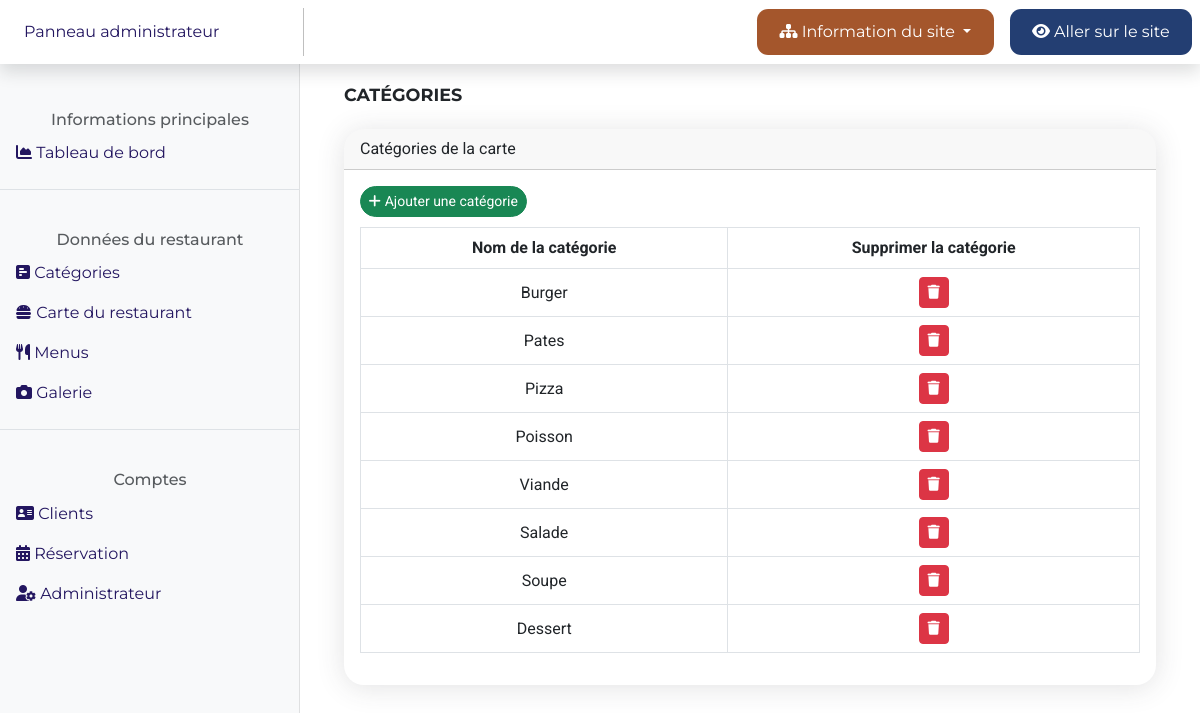
/admin/Categories.php, run on the app's committed database.
### tables this page shows
CREATE TABLE category
(
  category_id INT(3) NOT NULL AUTO_INCREMENT PRIMARY KEY,
  category_name VARCHAR(100) NOT NULL
);

### admin/Categories.php (called while the page is built, shortened)
<?php
include('../Database/connexion.php');
include('./Conf/Template/head-html.php');
include('./Conf/Template/navbar.php');
include('./Page/Categories-content.php');
include('./Conf/Template/end-html.php');

### admin/Page/Categories-content.php (the view, shortened to what this page needs)
<?php
try {
  $statementcat = $pdo->prepare("SELECT * FROM category");
  $statementcat->execute();
  $categories = $statementcat->fetchAll();
} catch (Exception $e) {
  file_put_contents('dblogs.log', $e->getMessage() . "\n", FILE_APPEND);
  echo 'Une erreur est survenue';
}
?>
<div style="padding:20px">
  <h1 style="text-transform: uppercase;
  font-family: Montserrat, sans-serif;
  margin-bottom: 1.5rem;
  font-size: 1.1rem;
  font-weight: bold;">
    Catégories
  </h1>
  <div class="card">
    <div class="card-header" style="border-top-left-radius: 20px; border-top-right-radius: 20px;">
      Catégories de la carte
    </div>
    <div class="card-body">
      <button class="btn btn-success btn-sm" style="margin-bottom: 10px; border-radius: 30px;" type="button" data-bs-toggle="modal" data-bs-target="#add_new_category">
        <i class="fa fa-plus"></i>
        Ajouter une catégorie
      </button>
      <div class="table-responsive">
        <table class="table table-bordered align-middle text-center">
          <thead>
            <tr>
              <th scope="col">Nom de la catégorie</th>
              <th scope="col">Supprimer la catégorie</th>
            </tr>
          </thead>
          <tbody>
            <?php
            foreach ($categories as $category) {
              echo "<tr>";
              echo "<td>";
              echo $category['category_name'];
              echo "</td>";
              echo "<td>";
              $delete_data = "delete_" . $category["category_id"];
            ?>
              <ul class="list-inline m-0">
                <li class="list-inline-item" data-bs-toggle="tooltip" data-bs-title="Supprimer" data-bs-placement="top">
                  <button class="btn btn-danger btn-sm" type="button" data-bs-toggle="modal" data-bs-target="#<?php echo $delete_data; ?>">
                    <i class="fa fa-trash"></i>
                  </button>
                </li>
              </ul>
            <?php
              echo "</td>";
              echo "</tr>";
            }
            ?>
          </tbody>
        </table>
      </div>
    </div>
  </div>

### admin/Design/CSS/admin1.css (style rules this page uses)
:root { -webkit-box-sizing: border-box; box-sizing: border-box; }
body { font-family: Roboto, sans-serif; overflow-x: hidden; scroll-behavior: smooth; }
.card { margin-bottom: 20px; border: 0px; border-radius: 20px; box-shadow: 0 0.15rem 1.75rem 0 rgba(58, 59, 69, 0.15) !important; }

### data on the page
category: category_name "Burger"
category: category_name "Pates"
category: category_name "Pizza"
category: category_name "Poisson"
category: category_name "Viande"
category: category_name "Salade"
category: category_name "Soupe"
category: category_name "Dessert"
